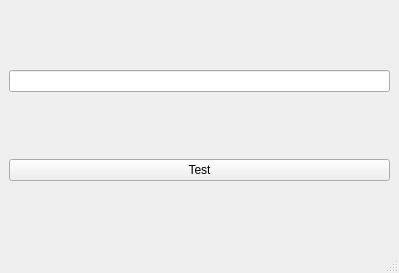
<?xml version="1.0" encoding="UTF-8"?>
<ui version="4.0">
 <class>MainWindow</class>
 <widget class="QMainWindow" name="MainWindow">
  <property name="geometry">
   <rect>
    <x>0</x>
    <y>0</y>
    <width>399</width>
    <height>273</height>
   </rect>
  </property>
  <property name="windowTitle">
   <string>MainWindow</string>
  </property>
  <widget class="QWidget" name="centralwidget">
   <layout class="QVBoxLayout" name="verticalLayout">
    <item>
     <widget class="QLineEdit" name="lineEdit"/>
    </item>
    <item>
     <widget class="QPushButton" name="pushButton">
      <property name="text">
       <string>Test</string>
      </property>
     </widget>
    </item>
   </layout>
  </widget>
  <widget class="QMenuBar" name="menubar">
   <property name="geometry">
    <rect>
     <x>0</x>
     <y>0</y>
     <width>399</width>
     <height>21</height>
    </rect>
   </property>
  </widget>
  <widget class="QStatusBar" name="statusbar"/>
 </widget>
 <resources/>
 <connections/>
</ui>
